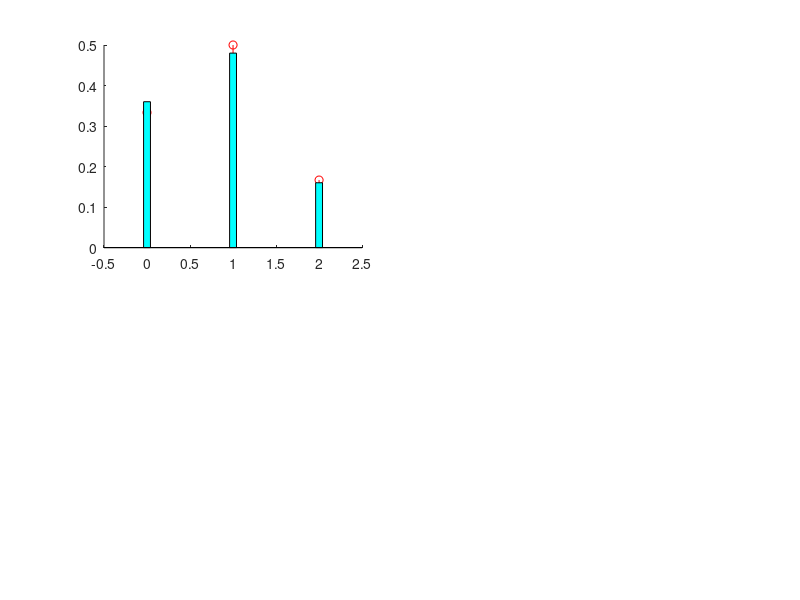

The MATLAB source for this figure: (Note: this script raises an error after producing the figure.)
%% Part I

% part d - estimating distribution of X
%where X = 0 wp 1/3
%      X = 1 wp 1/2
%      X = 2 wp 1/6
Nvec=[100,1000,10e5,10e7];
 figure;
 X = [0:2];
 Uni = [1/3,1/2,1/6];
for w = (1:4)
    numberOfPoints=Nvec(w);
        Fx = rand(1,numberOfPoints); %generating iid sequence of uniform RV's
        Map = zeros(1,length(numberOfPoints));  
    for p=1:length(Fx) % performing transforation to map distrbution to same dist as given RV
        if(Fx(p)>.3333) && (Fx(p)<.8333)
            Map(p)=1;
        elseif(Fx(p)>.8333)
            Map(p) =2;
        end
    end

        bins = [0:.1:2];
        [yvalues,xvalues]=hist(Map,bins);
        yvalues = yvalues/(numberOfPoints); % we normalize to produce the probability densities
        subplot(2,2,w);
        hold on;
        a = stem(X,Uni,'r'); %using stem function to approximate deltas spikes for our PDF
        bar(xvalues,yvalues,'c');
        uistack(a,'top')
        xlabel('x');
        str = sprintf('Number of Points = %d',Nvec(w) );
        title(str);
end

% Part e expontential
figure;
lambda = [1,3,10];  
N = 1000000;
bins = [0:0.01:5];
X = rand(N,1);
for w=1:length(lambda)
    E = -log(X)/lambda(w); %taking the transformation Y = -log(X)/lambda takes a unifrom dist and
    [yvalues,xvalues]=hist(E, bins);% transforms it to fit our exponential dist (proof in project)
    subplot(3,1,w)
    yvalues = yvalues/(N*0.01); %normalizing
    bar(xvalues,yvalues);
    z = [0:0.01:5];
    realPdf = inline('lambda*exp(-lambda.*z)','z','lambda'); %compare to theoretical values
    hold on;
    plot(z,realPdf(z,lambda(w)),'red');
    xlabel('x');
    str = sprintf('Lambda= %d', lambda(w));
    title(str);
end

%Part f z1
N = 1000000;
U = rand(N,1);
Z1= zeros(1,length(U));
bins = [-5:0.01:5];
for w=1:length(U)
    if U(w)> 1/2
        Z1(w)=-log(2*(1-U(w))); %applying the given transformation for each range
    else
        Z1(w)=log(2*U(w));
    end
end
    [yvalues,xvalues]=hist(Z1, bins);
    yvalues = yvalues/(N*0.01);
    figure;
    bar(xvalues,yvalues);
    z1 = [-5:0.01:0];
    z2 = [0:0.01:5];
    realPdf1 = inline('(exp(z1))/2','z1'); %comparing to real pdf, see written section for derivaiton.
    realPdf2 = inline('(exp(-z2))/2','z2');
    hold on;
    plot(z1,realPdf1(z1),'red');
    plot(z2,realPdf2(z2),'red');
    xlabel('Value');
    str = sprintf('Z1 Pdf');
    title(str);

figure;
N = 1000000;
U = rand(N,1);
Z3=sqrt(-2*log(1-U)); %applying transformation
bins = [0:0.01:5];
[yvalues,xvalues]=hist(Z3, bins); %monte carlo
yvalues = yvalues/(N*0.01);
bar(xvalues,yvalues);
z = [0:0.01:5];
realPdf = inline('z.*exp((-z.^2)/2)','z');
hold on;
plot(z,realPdf(z),'red'); %plotting the theoretically obtained pdf to compare, see written report for derivation
xlabel('Value');
str = sprintf('Z2 Pdf');
title(str);

%% Part II

%part a


figure;
index=[1 2 3 6 7 200];
bins = [-2:0.01:2];

for i =1:length(index)
    Ck=zeros(N,1);
    for j=1:index(i)
        X = rand(N,1)-0.5; % generate two uniform distributions
        Y= rand(N,1)-0.5;
        Z=X+Y; % use of addition convolution property seen in class to obtain triangle pdf
        Ck=Z+Ck; %calculate partial sum for a given index
       
    end
    Ck=(1/sqrt(index(i)))*Ck; %normalize
    subplot(3,2,i);
    [yvalues,xvalues]=hist(Ck, bins);
    yvalues = yvalues/(N*0.01);
    bar(xvalues,yvalues); %graphs become more gaussian for higher index
    xlabel('x');
    str = sprintf('Partial sum for C%d',index(i));
    title(str);
end

%part b
% code is similar to part a, without the use of the convolution property.
figure;
index=[1 2 3 6 7 200];
bins = [-2:0.01:2];
for i =1:length(index)
    Ck=zeros(N,1);
    for j=1:index(i)
        X = rand(N,1)-0.5;
        Ck=X+Ck;
       
    end
    Ck=(1/sqrt(index(i)))*Ck;
    subplot(3,2,i);
    [yvalues,xvalues]=hist(Ck, bins);
    yvalues = yvalues/(N*0.01);
    bar(xvalues,yvalues);
    xlabel('x');
    str = sprintf('Partial sum for C%d',index(i));
    title(str);
end 